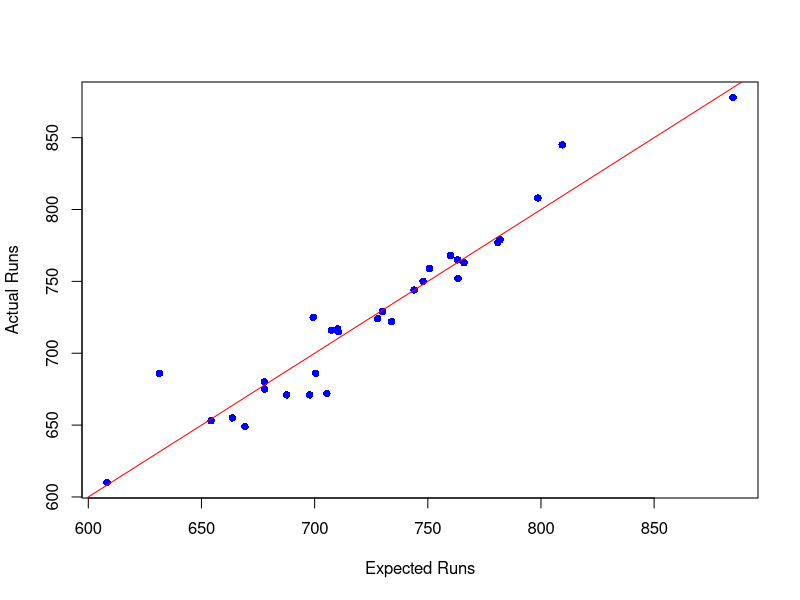

R code for this plot:
##################################################
# 2016 MLB Run Scoring - Linear Regression Model #
##################################################


# read data
BattingData = read.csv("TeamBattingData.csv")


# fit linear model
LinearModel = lm(Runs ~ Singles + Doubles + Triples + HR + BB + HBP + SO + SB, data=BattingData)
summary(LinearModel)


# predicted runs
ExpectedRuns = predict(LinearModel, type="response")


# plot Expected vs. Actual
plot(ExpectedRuns, BattingData$Runs, xlab = "Expected Runs", ylab = "Actual Runs", pch = 16, col = "blue")
abline(lm(BattingData$Runs ~ ExpectedRuns), col="red")


# combine Actual and Expected Runs into one data frame
combined = data.frame(BattingData$Team, BattingData$Runs, ExpectedRuns)


# export to csv
write.csv(combined, "RunsModel.csv")